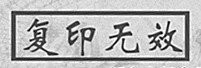
#> input picture word_recognize_train_data/template_imgs/chusai_watermask_template.jpg, 201 x 68 px
$ python main_process_origin_data.py
#> lines starting #> are read from the running program, lines starting #| are printed output that depends on the picture; after the words box and inside, x2 and y2 are one past the last pixel; in counts of white or black regions, pixels touching at a corner belong together
import cv2
import numpy as np
from multiprocessing import Pool
#from split_img_generate_data import run_gen_train_data, run_gen_test_data
from .split_img_generate_data_origin_data import run_gen_train_data, run_gen_test_data
from .fix_img_address_unit import fix_address_unit
from .preprocess_for_test import preprocess_imgs
import copy
import os


# [46 lines left out: functions merge_img, match_img, judge_in_area, not called in this run]


def gen_align_real_test_data(rematch = False):
    origin_img_names = os.listdir(ori_img_path)
    if pool_num > 0:
        pool = Pool(pool_num)
        if args.debug:
            pool.map(gen_test_data_run, origin_img_names[:pool_num])
        else:
            pool.map(gen_test_data_run, origin_img_names)
        pool.close()
        pool.join()
    else:
        for origin_img in origin_img_names:
            gen_test_data_run(origin_img)

# [82 lines left out: functions gen_test_data_run, gan_gen_result, recover_origin_img, not called in this run]

if __name__ == "__main__":
    import argparse
    rematch = True
    parser = argparse.ArgumentParser()
    parser.add_argument("--no_gen_data_chu", action="store_true", help="generate chusai new test data")
    parser.add_argument("--no_gen_data_fu", action="store_true", help="generate fusai new test data")
    parser.add_argument("--no_preprocessed", action="store_true", help="if preprocessed test data")
    parser.add_argument("--no_gan_test", action="store_true", help="test data with gan model")
    parser.add_argument("--no_gan_test_rematch", action="store_true", help="test rematch data with gan model")
    parser.add_argument("--no_rec_img", action="store_true", help="if recover img")
    parser.add_argument("--no_rec_img_rematch", action="store_true", help="if recover img")
    parser.add_argument("--no_train_data", action="store_true", help="if generate train data")
    parser.add_argument("--no_test_data", action="store_true", help="if generate test data")
    parser.add_argument("--no_fix_img", action="store_true", help="if fix img of address and unit")
    parser.add_argument("--debug", action="store_true", help="if recover img")
    parser.add_argument("--gan_chu", default="chusai_watermask_remover_model", help="model name of chusai")
    parser.add_argument("--gan_fu", default="fusai_watermask_remover_model", help="model name of fusai")
    parser.add_argument("--checkpoints_dir", default="../../pytorch-CycleGAN-and-pix2pix/models_data",
                        help="experience name of training")
    parser.add_argument("--pool_num", default=0, help="the number of threads for process data")
    args = parser.parse_args()
    size_chu = (512, 512)
    size_fu = (256, 256)
    pixel_mode = args.gan_chu
    pool_num = int(args.pool_num)
    header_dir = "large_data_for_crnn"
    dirs = ["chusai_data_for_watermark_remove/test", "fuusai_data_for_watermark_remove/test", "gan_result_chu_dir",
            "gan_result_fu_dir", "recover_image_chu_dir", "recover_image_fu_dir", "train_data_dir",
            "test_data_preprocessed", "test_data_txts"]
    test_data_dst_path = os.path.join(header_dir, "chusai_data_for_watermark_remove")
    gan_result_dir = os.path.join(header_dir, "gan_result_chu_dir")
    recover_image_dir = os.path.join(header_dir, "recover_image_chu_dir")
    train_data_dir = os.path.join(header_dir, "train_data_dir")
    fix_bak_data_dir = os.path.join(header_dir, "fix_bak_data")
    preprocessed_dir = os.path.join(header_dir, "test_data_preprocessed")
    ori_img_path = './fake_originImages_add_wartermask'
    roi_img_path = './template_imgs/chusai_watermask_template.jpg'
    roi_rematch_img_path = "./template_imgs/fusai_watermask_template.jpg"
    csv_label = "./origin_data_csv_all.csv"
    base_template = "./template_imgs/origin_img_location_marker_template.jpg"
    for sub_dir in dirs:
        if not os.path.exists(os.path.join(header_dir, sub_dir)):
            os.makedirs(os.path.join(header_dir, sub_dir))
    roi_img = cv2.imread(roi_img_path)
#> roi_img is the input picture: shape (68, 201, 3); min 0, max 255, mean 181.7
    roi_img_gray = cv2.cvtColor(roi_img, cv2.COLOR_RGB2GRAY)
    cv2.imwrite("template1.jpg", roi_img_gray[16:56, 20:186])
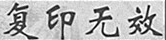
#> saved as template1.jpg: shape (40, 166); min 0, max 255, mean 184.9
    ret, roi_img_bin = cv2.threshold(roi_img_gray, 175, 255, cv2.THRESH_BINARY)
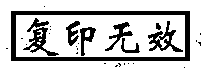
#> roi_img_bin: shape (68, 201); 75.3% white; 30 black regions (21 under 20 px), largest, box (x1, y1, x2, y2) and area: (11, 11, 190, 61) 1852, (148, 21, 183, 52) 351, (23, 27, 59, 56) 314
    water_points = []
    width, height = roi_img_bin.shape[::-1]
#> width = 201; height = 68
    for w in range(width):
        for h in range(height):
            if roi_img_bin[h][w] == 0:
                water_points.append([h, w])
    tp_threshold = 0.2
    if not args.no_gen_data_chu: # 生成用于去水印的测试集
        print("running gen_data ....")
        gen_align_real_test_data()
#> (the run stopped early here; a loop or call above may not have finished)
